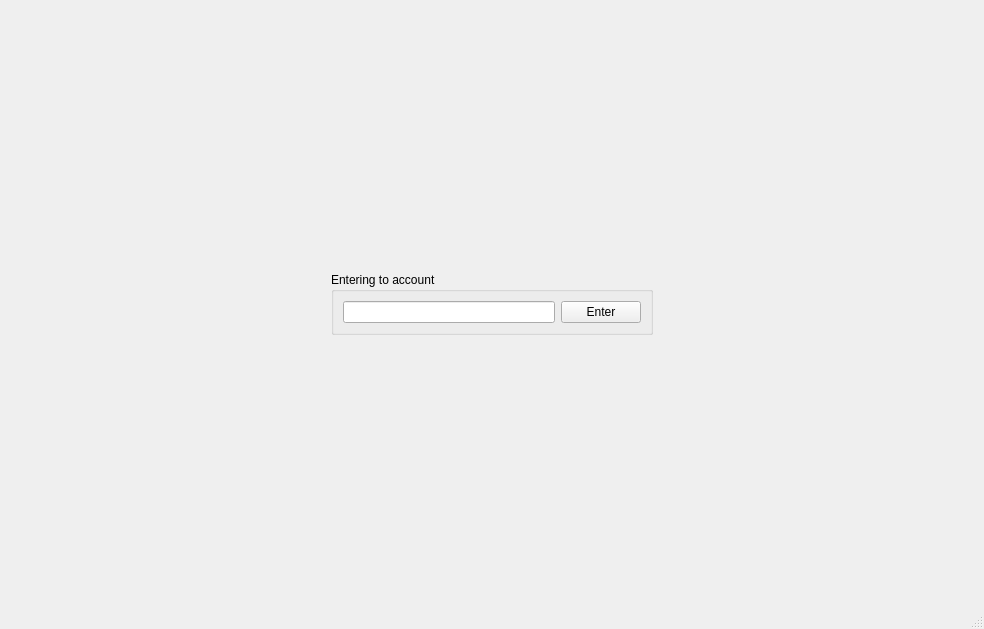
<?xml version="1.0" encoding="UTF-8"?>
<ui version="4.0">
 <class>MainWindow</class>
 <widget class="QMainWindow" name="MainWindow">
  <property name="geometry">
   <rect>
    <x>0</x>
    <y>0</y>
    <width>984</width>
    <height>629</height>
   </rect>
  </property>
  <property name="windowTitle">
   <string>MainWindow</string>
  </property>
  <widget class="QWidget" name="centralwidget">
   <layout class="QGridLayout" name="gridLayout">
    <item row="0" column="2">
     <spacer name="verticalSpacer">
      <property name="orientation">
       <enum>Qt::Vertical</enum>
      </property>
      <property name="sizeHint" stdset="0">
       <size>
        <width>20</width>
        <height>40</height>
       </size>
      </property>
     </spacer>
    </item>
    <item row="1" column="2">
     <widget class="QGroupBox" name="groupBox">
      <property name="title">
       <string>Entering to account</string>
      </property>
      <layout class="QHBoxLayout" name="horizontalLayout">
       <item>
        <widget class="QLineEdit" name="lineEdit">
         <property name="text">
          <string/>
         </property>
        </widget>
       </item>
       <item>
        <widget class="QPushButton" name="pushButton">
         <property name="text">
          <string>Enter</string>
         </property>
        </widget>
       </item>
      </layout>
     </widget>
    </item>
    <item row="1" column="1">
     <spacer name="horizontalSpacer_2">
      <property name="orientation">
       <enum>Qt::Horizontal</enum>
      </property>
      <property name="sizeHint" stdset="0">
       <size>
        <width>40</width>
        <height>20</height>
       </size>
      </property>
     </spacer>
    </item>
    <item row="1" column="3">
     <spacer name="horizontalSpacer">
      <property name="orientation">
       <enum>Qt::Horizontal</enum>
      </property>
      <property name="sizeHint" stdset="0">
       <size>
        <width>40</width>
        <height>20</height>
       </size>
      </property>
     </spacer>
    </item>
    <item row="2" column="2">
     <spacer name="verticalSpacer_2">
      <property name="orientation">
       <enum>Qt::Vertical</enum>
      </property>
      <property name="sizeHint" stdset="0">
       <size>
        <width>20</width>
        <height>40</height>
       </size>
      </property>
     </spacer>
    </item>
   </layout>
  </widget>
  <widget class="QMenuBar" name="menubar">
   <property name="geometry">
    <rect>
     <x>0</x>
     <y>0</y>
     <width>984</width>
     <height>25</height>
    </rect>
   </property>
  </widget>
  <widget class="QStatusBar" name="statusbar"/>
 </widget>
 <resources/>
 <connections/>
</ui>
